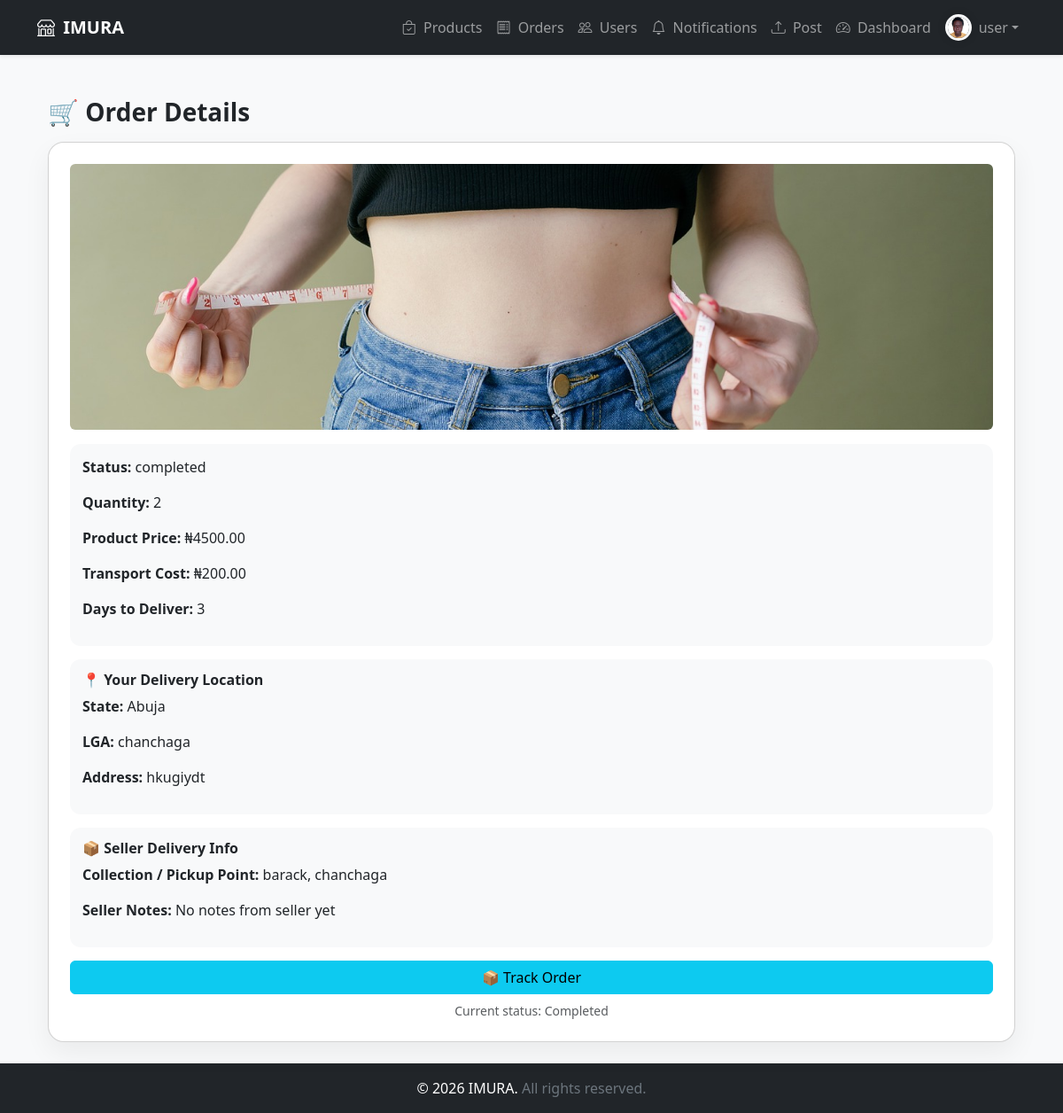
The page /orders/detail/35/ (signed in) on the database its author committed.
### apps/accounts/models.py (models this page shows, shortened)
class Profile(models.Model):
    user = models.OneToOneField(
        User,
        on_delete=models.CASCADE,
        related_name="profile"
    )
    avatar = models.ImageField(
        upload_to="avatars/",
        blank=True,
        null=True
    )
    bio = models.TextField(blank=True)
    phone = models.CharField(max_length=20, blank=True)
    location = models.CharField(max_length=255, blank=True)
    whatsapp = models.CharField(
        max_length=20,
        blank=True,
        help_text="WhatsApp number e.g +2348012345678"
    )
    instagram = models.URLField(blank=True)
    facebook = models.URLField(blank=True)
    twitter = models.URLField(blank=True)
    tiktok = models.URLField(blank=True)
    created_at = models.DateTimeField(auto_now_add=True)

### apps/orders/models.py (models this page shows, shortened)
class Order(models.Model):
    buyer = models.ForeignKey(
        User, on_delete=models.CASCADE, related_name="orders_made"
    )
    seller = models.ForeignKey(
        User, on_delete=models.CASCADE, related_name="orders_received"
    )
    product = models.ForeignKey(
        Product, on_delete=models.CASCADE, related_name="orders"
    )
    product_title = models.CharField(max_length=255)
    product_image = models.URLField(blank=True, null=True)
    description = models.TextField(blank=True)
    quantity = models.PositiveIntegerField(default=1)
    price_at_order = models.DecimalField(max_digits=12, decimal_places=2)
    suggested_price = models.DecimalField(
        max_digits=12, decimal_places=2, null=True, blank=True
    )
    buyer_state = models.CharField(max_length=100, blank=True, null=True)
    buyer_lga = models.CharField(max_length=100, blank=True, null=True)
    buyer_address = models.TextField(blank=True, null=True)
    transport_cost = models.DecimalField(
        max_digits=10, decimal_places=2, null=True, blank=True
    )
    days_to_deliver = models.PositiveIntegerField(null=True, blank=True)
    collection_point = models.CharField(
        max_length=255,
        blank=True,
        null=True,
        help_text="Where buyer will collect the goods"
    )
    buyer_notes = models.TextField(blank=True, null=True)
    seller_notes = models.TextField(blank=True, null=True)
    status = models.CharField(
        max_length=32, choices=ORDER_STATUS, default="pending"
    )
    is_paid = models.BooleanField(default=False)
    is_sent_to_seller = models.BooleanField(default=False)
    tracking_number = models.CharField(max_length=255, blank=True, null=True)
    created_at = models.DateTimeField(auto_now_add=True)
    updated_at = models.DateTimeField(auto_now=True)
    payment_reference = models.CharField(
        max_length=100,
        blank=True,
        null=True,
        unique=True
    )
    payment_verified = models.BooleanField(default=False)
    paid_at = models.DateTimeField(blank=True, null=True)
    created_at = models.DateTimeField(auto_now_add=True)
    updated_at = models.DateTimeField(auto_now=True)
    payout_released = models.BooleanField(default=False)
    payout_released_at = models.DateTimeField(null=True, blank=True)
    extra_days_requested = models.PositiveIntegerField(default=0)
    dispatched_at = models.DateTimeField(null=True, blank=True)
    delivery_note = models.TextField(blank=True, null=True)
    delivery_contact = models.CharField(max_length=100, blank=True, null=True)
    delivery_deadline = models.DateTimeField(null=True, blank=True)
    seller_bank_name = models.CharField(max_length=100, blank=True, null=True)
    seller_account_name = models.CharField(max_length=100, blank=True, null=True)
    seller_account_number = models.CharField(max_length=20, blank=True, null=True)
    payout_receipt = models.FileField(
        upload_to="receipts/",
        blank=True,
        null=True
    )
    payment_verified_by_admin = models.BooleanField(default=False)
    payment_verified_at = models.DateTimeField(null=True, blank=True)
    seller_confirmed_payout = models.BooleanField(default=False)
    seller_payout_confirmed_at = models.DateTimeField(blank=True, null=True)
    extension_requested_days = models.PositiveIntegerField(default=0)
    extension_requested_at = models.DateTimeField(null=True, blank=True)
    extension_status = models.CharField(
        max_length=20,
        choices=[
            ("none", "None"),
            ("pending", "Pending"),
            ("approved", "Approved"),
            ("rejected", "Rejected"),
        ],
        default="none"
    )

### apps/orders/views.py (the view, shortened to what this page needs)
# urls.py: path("detail/<int:pk>/", views.order_detail, name="detail"),
@login_required
def order_detail(request, pk):
    order = get_object_or_404(Order, pk=pk)
    if request.user not in [order.buyer, order.seller]:
        return HttpResponseForbidden("Not allowed")
    feedback_form = BuyerFeedbackForm()
    return render(
        request,
        "orders/buyer_detail.html",
        {"order": order, "feedback_form": feedback_form},
    )

### apps/orders/templates/orders/buyer_detail.html (shortened to what this page needs)
{% extends "products/base.html" %}
{% block content %}
<div class="container mt-4">
  <h3 class="fw-bold mb-3">🛒 Order Details</h3>
  <div class="card order-card p-4">
    {% if order.product_image %}
      <img src="{{ order.product_image }}"
           class="img-fluid rounded mb-3"
           style="max-height:300px;object-fit:cover;">
    {% endif %}
    <div class="info-box">
      <p><strong>Status:</strong> {{ order.status }}</p>
      <p><strong>Quantity:</strong> {{ order.quantity }}</p>
      <p><strong>Product Price:</strong> ₦{{ order.price_at_order }}</p>
      <p><strong>Transport Cost:</strong>
        {% if order.transport_cost %}
          ₦{{ order.transport_cost }}
        {% else %}
          Pending
        {% endif %}
      </p>
      <p><strong>Days to Deliver:</strong>
        {{ order.days_to_deliver|default:"Pending" }}
      </p>
    </div>
    <div class="info-box">
      <h6 class="section-title">📍 Your Delivery Location</h6>
      <p><strong>State:</strong> {{ order.buyer_state }}</p>
      <p><strong>LGA:</strong> {{ order.buyer_lga }}</p>
      <p><strong>Address:</strong> {{ order.buyer_address }}</p>
    </div>
    <div class="info-box">
      <h6 class="section-title">📦 Seller Delivery Info</h6>
      <p><strong>Collection / Pickup Point:</strong>
        {{ order.collection_point|default:"Not yet provided" }}
      </p>
      <p><strong>Seller Notes:</strong>
        {{ order.seller_notes|default:"No notes from seller yet" }}
      </p>
    </div>
    {% if order.is_paid and order.status != "cancelled" %}
      <div class="d-grid gap-2">
        <a href="{% url 'orders:buyer_tracking' order.pk %}"
          class="btn btn-info">
          📦 Track Order
        </a>
        <small class="text-muted text-center">
          Current status: {{ order.get_status_display }}
        </small>
      </div>
    {% endif %}
  </div>
</div>
{% endblock %}

### apps/products/templates/products/base.html (shortened to what this page needs)
<!DOCTYPE html>
<html lang="en">
<head>
  <link href="https://cdn.jsdelivr.net/npm/bootstrap@5.3.2/dist/css/bootstrap.min.css" rel="stylesheet">
  <link rel="stylesheet" href="https://cdn.jsdelivr.net/npm/bootstrap-icons@1.11.1/font/bootstrap-icons.css">
  {% load static %}
  <link rel="stylesheet" href="{% static 'css/style.css' %}">
  <link rel="stylesheet" href="https://cdn.jsdelivr.net/npm/bootstrap-icons@1.11.3/font/bootstrap-icons.css">
</head>
<body class="d-flex flex-column min-vh-100 bg-light">
  <nav class="navbar navbar-expand-lg navbar-dark bg-dark shadow-sm">
    <div class="container">
      <a class="navbar-brand fw-bold" href="{% url 'products:product_list' %}">
        <i class="bi bi-shop me-1"></i> IMURA
      </a>
      <div class="collapse navbar-collapse" id="navbarNav">
        <ul class="navbar-nav ms-auto align-items-lg-center">
          <li class="nav-item">
            <a class="nav-link" href="{% url 'products:product_list' %}">
              <i class="bi bi-bag-check me-1"></i> Products
            </a>
          </li>
          <li class="nav-item">
            <a class="nav-link" href="{% url 'orders:list' %}">
              <i class="bi bi-receipt me-1"></i> Orders
            </a>
          </li>
          <li class="nav-item">
            <a class="nav-link" href="{% url 'accounts:user_list' %}">
              <i class="bi bi-people me-1"></i> Users
            </a>
          </li>
          <li class="nav-item">
            <a class="nav-link" href="{% url 'notifications:list' %}">
              <i class="bi bi-bell me-1"></i> Notifications
            </a>
          </li>
          <li class="nav-item">
            <a class="nav-link" href="{% url 'products:product_post' %}">
              <i class="bi bi-upload me-1"></i> Post
            </a>
          </li>
          {% if user.is_authenticated %}
            <li class="nav-item">
              <a class="nav-link" href="{% url 'core:dashboard' %}">
                <i class="bi bi-speedometer2 me-1"></i> Dashboard
              </a>
            </li>
            <li class="nav-item dropdown">
              <a class="nav-link dropdown-toggle d-flex align-items-center" href="#" role="button" data-bs-toggle="dropdown">
                {% if user.profile.avatar %}
                  <img src="{{ user.profile.avatar.url }}" class="rounded-circle me-2" width="30" height="30" alt="{{ user.username }}">
                {% else %}
                  <i class="bi bi-person-circle me-2"></i>
                {% endif %}
                {{ user.username }}
              </a>
            </li>
          {% endif %}
        </ul>
      </div>
    </div>
  </nav>
  <main class="container my-4 flex-grow-1">
    {% block content %}{% endblock %}
  </main>
  <footer class="bg-dark text-white text-center py-3 mt-auto">
    <p class="mb-0">
      &copy; {{ year|default:2026 }} IMURA.
      <span class="text-secondary">All rights reserved.</span>
    </p>
  </footer>
</body>
</html>

### apps/core/static/css/style.css (style rules this page uses)
body { font-family: 'Segoe UI', Tahoma, Geneva, Verdana, sans-serif; background-color: #808080; margin: 0; padding: 0; }
img.rounded-circle { object-fit: cover; border: 3px solid #f8f9fa; box-shadow: 0 0 10px rgba(0,0,0,0.15); }

### apps/orders/templates/orders/buyer_detail.html (style rules this page uses)
.order-card { border-radius: 18px; box-shadow: 0 12px 30px rgba(0,0,0,0.06); }
.info-box { background: #f8f9fa; border-radius: 12px; padding: 14px; margin-bottom: 15px; }
.section-title { font-weight: 700; margin-bottom: 8px; }

### rows shown on the page
Order: product_image (picture), status "completed", quantity "2", price_at_order "4500.00", transport_cost "200.00", days_to_deliver "3", buyer_state "Abuja", buyer_lga "chanchaga", buyer_address "hkugiydt", collection_point "barack, chanchaga", seller_notes "No notes from seller yet", status "Completed"

### other values the page prints
{{ user.username }} "user"
{{ year|default:2026 }} "2026"
